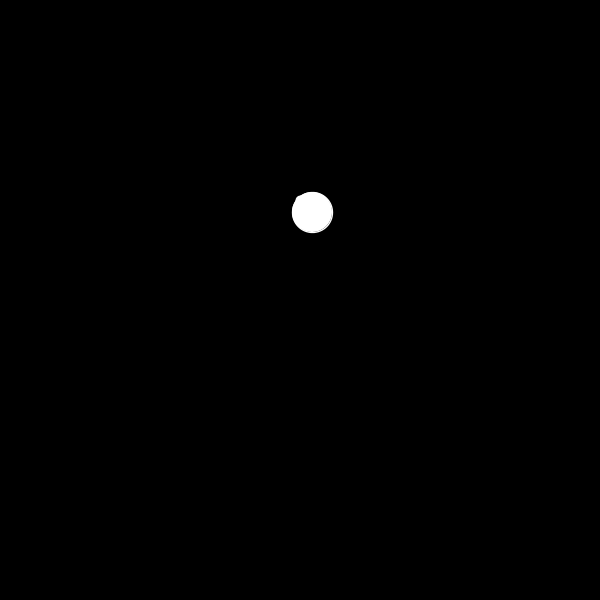
Frame 1 (no input)
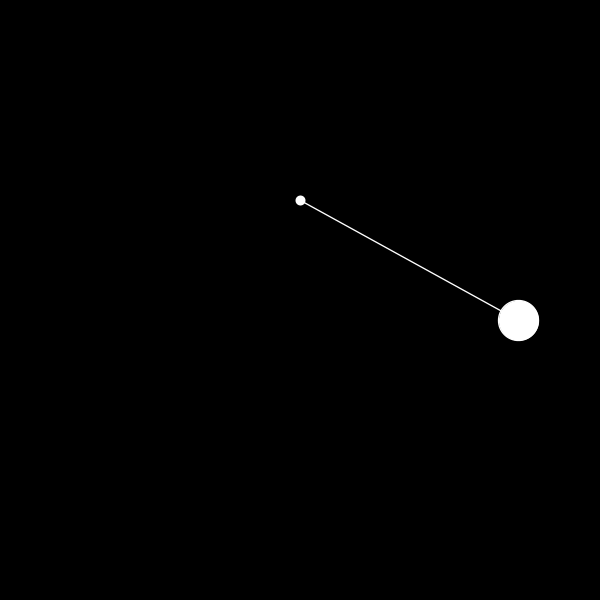
Frame 60 (the mouse pressed at the canvas centre just before this capture)
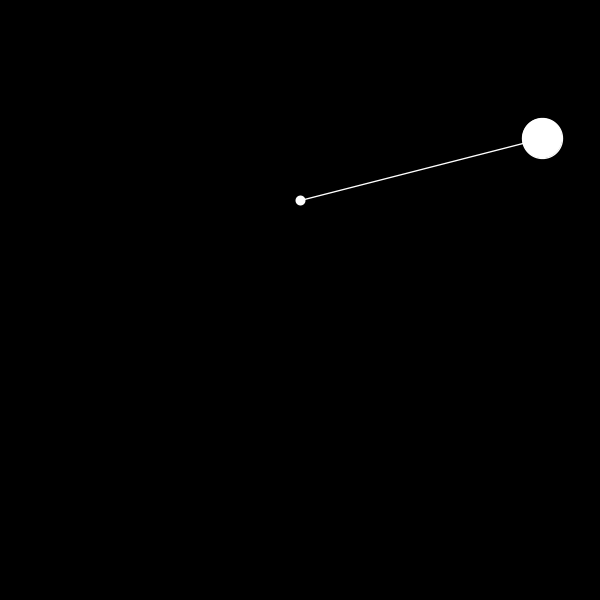
Frame 120 (the mouse held since frame 60 and released just before this capture)

The Processing sketch that drew these frames (run headless with seeded random() and noise(); from frame 60 on, the mouse is pressed at the canvas centre):

// Processing sketch: SimplePendulum
// ── SimplePendulum.pde
void setup()
{
    size(600,600);
}

Pendulum P1 = new Pendulum();
    int i = 0;

void draw()
{
    background(0);
    translate(width/2,200);
    P1.put();
    //frameRate(30);
}
void mousePressed()
{
  P1.dampFactor = 2;
}

// ── Pendulum.pde
class Pendulum
{
    float BOBMass;
    float StringLen;
    PVector anchorPoint;
    PVector BOBPos;
    
    float angle = 0;
    float speed = 0;
    
    float dampFactor;
    
    Pendulum()
    {
      BOBMass = 40;
      StringLen = 250;
      anchorPoint = new PVector(0,0);
      dampFactor = 2;
      
     BOBPos = new PVector(12,12);
    }
    
    void put()
    {
        stroke(255);
        strokeWeight(BOBMass/30);
        line(anchorPoint.x,anchorPoint.y,BOBPos.x , BOBPos.y) ;
        //colorMode(HSB);
        //if(frameCount%100 == 0)
        //  fill(random(255),255,255);
        
        ellipse(BOBPos.x , BOBPos.y,BOBMass,BOBMass);
        
        strokeWeight(10);
        point(anchorPoint.x,anchorPoint.y);
        
        BOBPos.x = sin(angle) * StringLen;
        BOBPos.y = cos(angle) * StringLen;
        
        
        angle = sin(speed);
        angle = map(angle,-1,1,-dampFactor,dampFactor);
        speed += 0.01;
        
        if(dampFactor>0)
          dampFactor -= 0.0004;
    }
}
